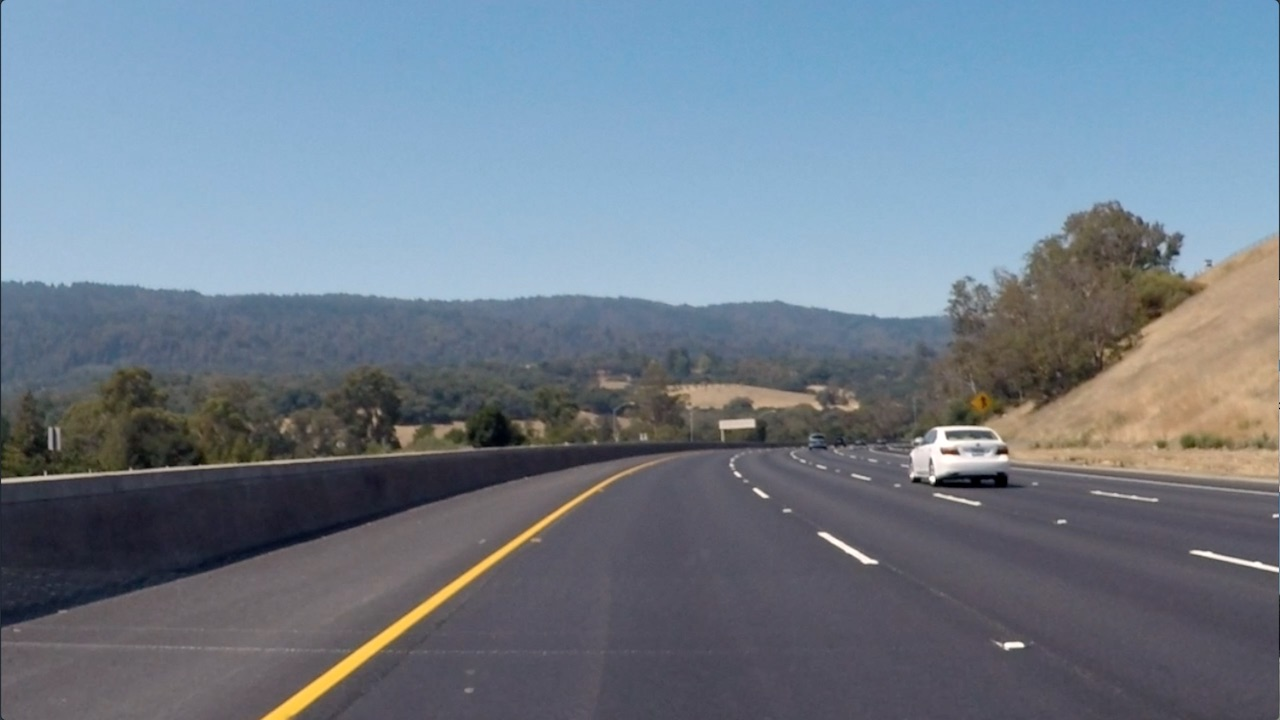
#> input picture lesson5/data/curved_lane.jpg, 1280 x 720 px, found by its file name
$ jupyter execute 'Finding Edges and Custom Kernels.ipynb'   (shell and % lines are left out)
#> lines starting #> are read from the running program, lines starting #| are printed output that depends on the picture
# Creating a Filter, Edge Detection

### Import resources and display image

[cell 1]
import matplotlib.pyplot as plt
import matplotlib.image as mpimg

import cv2
import numpy as np


# Read in the image
image = mpimg.imread('images/curved_lane.jpg')
#> image is the input picture: shape (720, 1280, 3); mean R, G, B 112.1, 125, 138.7

plt.imshow(image)

### Convert the image to grayscale

[cell 2]
# Convert to grayscale for filtering
gray = cv2.cvtColor(image, cv2.COLOR_RGB2GRAY)
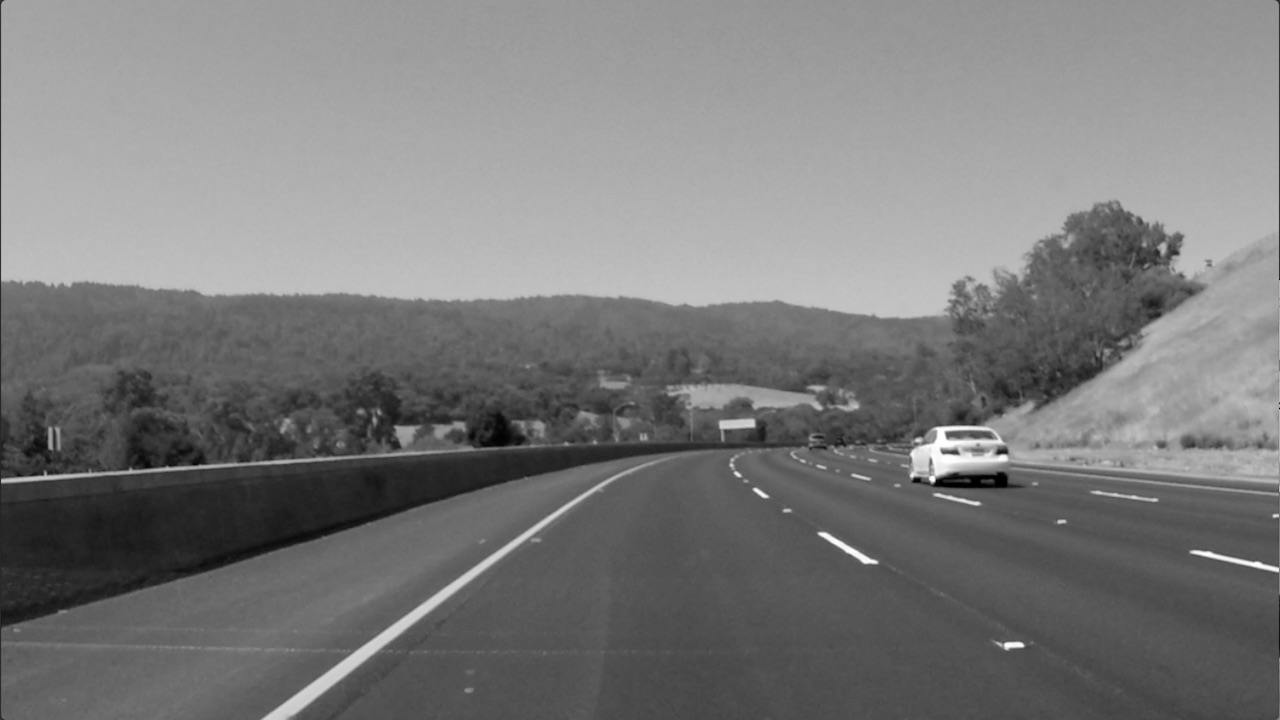
#> gray: shape (720, 1280); min 0, max 255, mean 122.7

plt.imshow(gray, cmap='gray')

### TODO: Create a custom kernel

Below, you've been given one common type of edge detection filter: a Sobel operator.

The Sobel filter is very commonly used in edge detection and in finding patterns in intensity in an image. Applying a Sobel filter to an image is a way of **taking (an approximation) of the derivative of the image** in the x or y direction, separately. The operators look as follows.

**It's up to you to create a Sobel x operator and apply it to the given image.**

For a challenge, see if you can put the image through a series of filters: first one that blurs the image (takes an average of pixels), and then one that detects the edges.

[cell 3]
# Create a custom kernel

# 3x3 array for edge detection
sobel_y = np.array([[ -1, -2, -1],
                   [ 0, 0, 0],
                   [ 1, 2, 1]])

## TODO: Create and apply a Sobel x operator
sobel_x = np.array([[-1, 0, 1],
                  [-2, 0, 2],
                  [-1, 0, 1]])

filtered_image_x = cv2.filter2D(gray, -1, sobel_x)

# Filter the image using filter2D, which has inputs: (grayscale image, bit-depth, kernel)
filtered_image_y = cv2.filter2D(gray, -1, sobel_y)
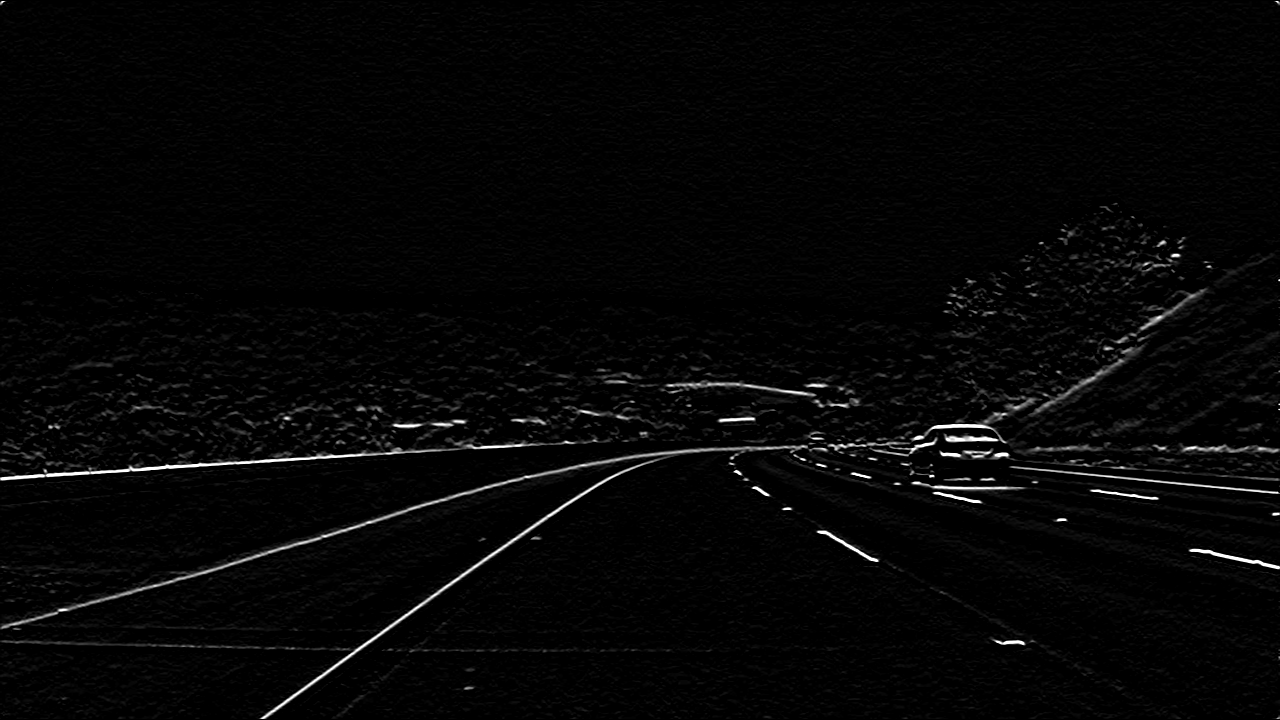
#> filtered_image_y: shape (720, 1280); min 0, max 255, mean 5.9

plt.imshow(filtered_image_x, cmap='gray')

[cell 4]
plt.imshow(filtered_image_y, cmap='gray')

### Test out other filters!

You're encouraged to create other kinds of filters and apply them to see what happens! As an **optional exercise**, try the following:
* Create a filter with decimal value weights.
* Create a 5x5 filter
* Apply your filters to the other images in the `images` directory.

[cell 5]
image = mpimg.imread('images/bridge_trees_example.jpg')
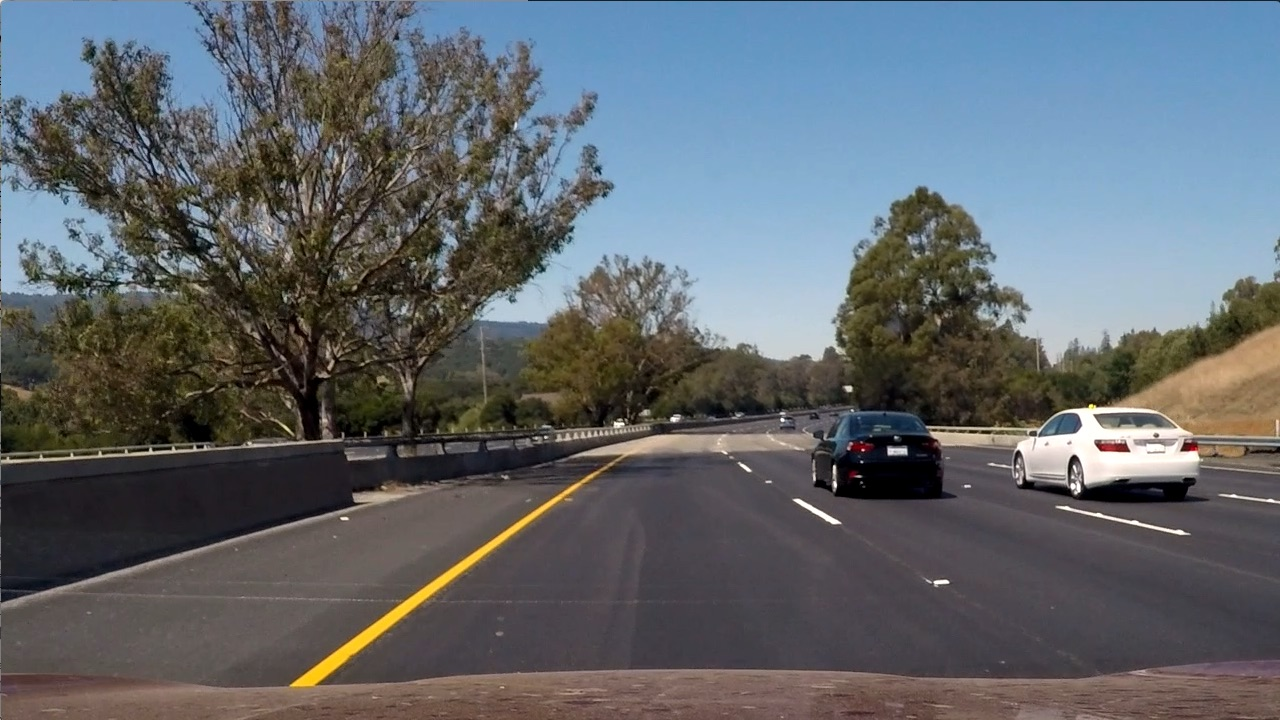
#> input picture lesson5/data/bridge_trees_example.jpg, 1280 x 720 px, found by its file name
#> image is the input picture: shape (720, 1280, 3); mean R, G, B 97, 102.6, 107.9

plt.imshow(image)

[cell 6]
image_gray = cv2.cvtColor(image, cv2.COLOR_RGB2GRAY)

decimal_filter = np.array([[0.34, 0.12, -0.45, 0.67],
    [0.12, 0.53, -0.63, 0.46],
    [0.35, -0.63, 0.53, 0.12],
    [0.67, -0.45, 0.12, 0.34],
    [0.35, -0.45, 0.23, 0.46]])

filtered_image = cv2.filter2D(image_gray, -1, decimal_filter)
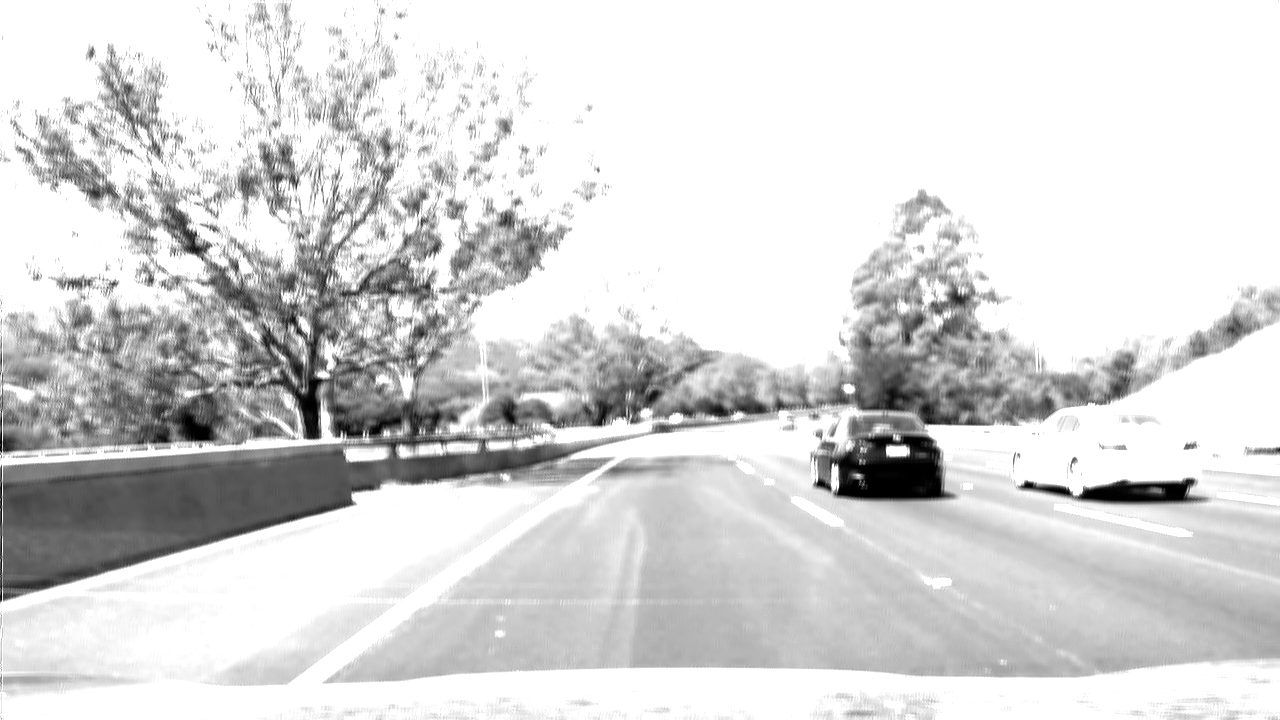
#> filtered_image: shape (720, 1280); min 0, max 255, mean 215.3

plt.imshow(filtered_image, cmap='gray')
